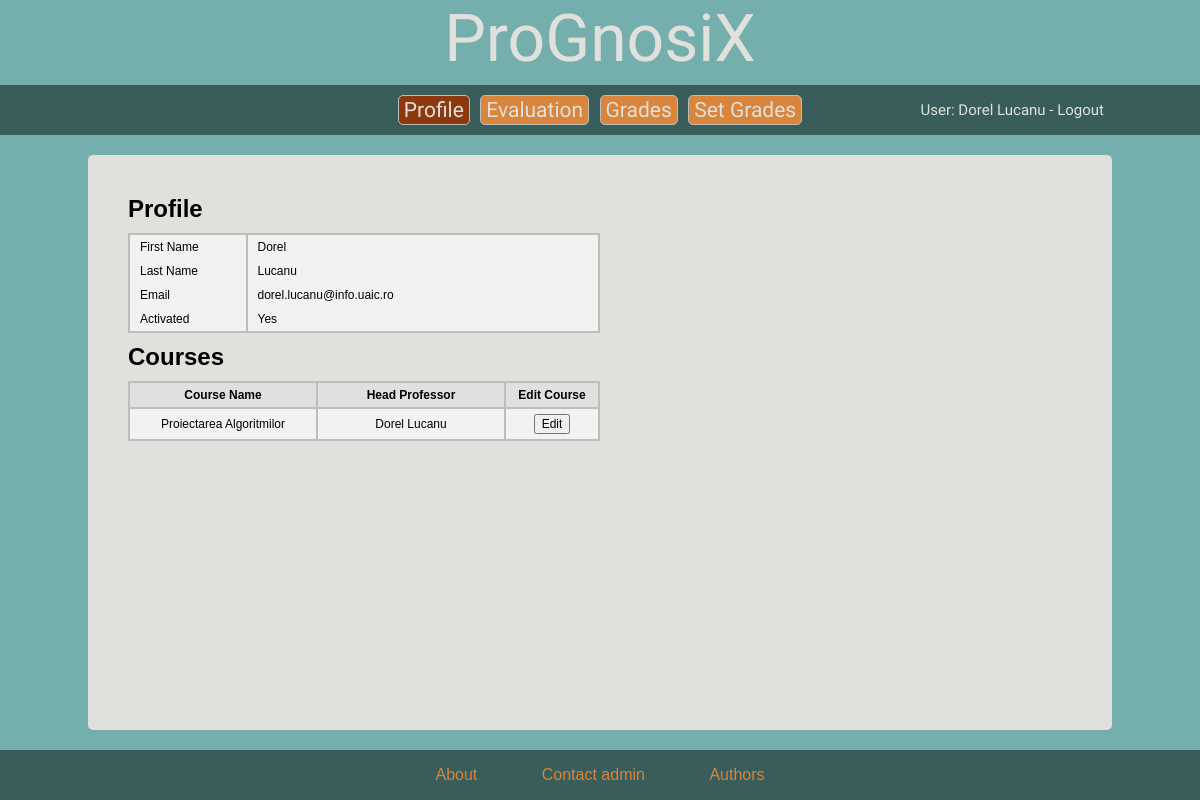
/p-profile.php (signed in), run on the app's committed database.
### tables this page shows
CREATE TABLE `professors` (
  `ID` int(5) NOT NULL,
  `first_name` varchar(50) NOT NULL,
  `parent_init` varchar(2) NOT NULL,
  `last_name` varchar(50) NOT NULL,
  `email` varchar(50) NOT NULL,
  `password` varchar(32) NOT NULL,
  `course_classes` varchar(100) NOT NULL,
  `confirmed` int(1) NOT NULL DEFAULT '0'
);

CREATE TABLE `courses` (
  `course_id` int(5) NOT NULL,
  `course_name` varchar(100) NOT NULL,
  `year` int(2) NOT NULL,
  `semester` int(2) NOT NULL,
  `head_prof_id` int(5) NOT NULL,
  `assist_prof_ids` varchar(100) NOT NULL,
  `course_ev_no` int(2) NOT NULL,
  `seminar_ev_no` int(2) NOT NULL,
  `project_ev_no` int(2) NOT NULL
);

### core/functions/general.php (called while the page is built, shortened)
<?php
function return_user_data($user_id, $account_type) {
	global $mysqli;
	switch ($account_type) {
		case 'professors':
			$result = $mysqli->query("SELECT * FROM `professors` WHERE `ID` = '$user_id'");
			break;
	}
	$data = $result->fetch_array();
	return $data;
}
function professor_courses($data, $user_id) {
	global $mysqli;
	$result = $mysqli->query("SELECT * FROM `courses`");
	$rows = array();
	while ($row = $result->fetch_assoc()) {
		$head_prof_id = $row['head_prof_id'];
		if ($head_prof_id == $user_id) {
			$row['head_prof_name'] = $data['first_name'].' '.$data['last_name'];
			$rows[] = $row;
		} else {
			$head_profs = $mysqli->query("SELECT * FROM `professors` WHERE `ID` = '$head_prof_id'");
			while ($head_prof = $head_profs->fetch_assoc())
				$row['head_prof_name'] = $head_prof['first_name'].' '.$head_prof['last_name'];
			$ids = explode(';', $row['assist_prof_ids']);
		}
	}
	return (isset($rows) ? $rows : false);
}

### p-profile.php (the view, shortened to what this page needs)
<?php
include 'includes/overall/header.php';
$data = return_user_data($_SESSION['user_id'], $_SESSION['account_type']);
$user_id = $_SESSION['user_id'];
$rows = professor_courses($data, $user_id);
?>
	<div class="side-form-left">
		<h2>Profile</h2>
		<table class="table-data" cellspacing="0">
			<tr>
				<td style="width: 25%">First Name</td>
				<td><?php echo $data['first_name']; ?></td>
			</tr>
			<tr>
				<td style="width: 25%">Last Name</td>
				<td><?php echo $data['last_name']; ?></td>
			</tr>
			<tr>
				<td style="width: 25%">Email</td>
				<td><?php echo $data['email']; ?></td>
			</tr>
			<tr>
				<td style="width: 25%">Activated</td>
				<td><?php echo ($data['confirmed'] == 1 ? 'Yes' : 'No'); ?></td>
			</tr>
		</table>
		<h2>Courses</h2>
		<table class="table-data courses" cellspacing="0">
			<tr>
				<th style="width: 40%">Course Name</th>
				<th style="width: 40%">Head Professor</th>
				<th style="width: 20%">Edit Course</th>
			</tr>
			<?php
			foreach ($rows as $row) {
				echo
				'<tr>'.
					'<td>'.$row['course_name'].'</td>'.
					'<td>'.$row['head_prof_name'].'</td>';
				if ($row['head_prof_id'] == $user_id)
					echo
					'<td><input type="submit" onclick=\'addEditForm('.json_encode($row).')\' value="Edit"></td>';
				else
					echo
					'<td>N/A</td>';
				echo
				'</tr>';
			}
			?>
		</table>
	</div>
	<div class="side-form-right">
	</div>
<?php include 'includes/overall/footer.php'; ?>

### includes/menu-professors.php (shortened to what this page needs)
<?php
$data = return_user_data($_SESSION['user_id'], $_SESSION['account_type']);
$location = basename($_SERVER['PHP_SELF']);
?>
<div id="menu_box">
	<a href="p-profile.php" class="<?php echo ($location=='p-profile.php' ? 'border_on' : 'border'); ?>">
		<span class="menu_button">Profile</span>
	</a>
	<a href="p-evaluation.php" class="<?php echo ($location=='p-evaluation.php' ? 'border_on' : 'border'); ?>">
		<span class="menu_button">Evaluation</span>
	</a>
	<a href="p-grades.php" class="<?php echo ($location=='p-grades.php' ? 'border_on' : 'border'); ?>">
		<span class="menu_button">Grades</span>
	</a>
	<a href="p-set-grades.php" class="<?php echo ($location=='p-set-grades.php' ? 'border_on' : 'border'); ?>">
		<span class="menu_button">Set Grades</span>
	</a>
	<div class="logout">
		<span class="logout">
			User: <?php echo $data['first_name']." ".$data['last_name'].' - '; ?>
			<a class="logout" href="logout.php">Logout</a>
		</span>
	</div>
</div>

### css/style.css (style rules this page uses)
html, body { background-color: #74AFAD; margin: 0; padding: 0; height: 100%; font-family: Arial, Helvetica, sans-serif; }
a,p,h1,h2 { margin: 0px; }
#menu_box { text-align: center; position: absolute; width: 1024px; top: 50%; left: 50%; transform: translate(-50%, -50%); }
.border { text-align: center; border-style: solid; border-color: #BDBDBB; border-radius: 5px; border-width: 1px; display: inline-block; padding: 2px 5px; margin: 0px 3px; text-decoration: none; }
a.border:link { background-color: #D9853B; }
.border_on { background-color: #8E380D; text-align: center; border-style: solid; border-color: #BDBDBB; border-radius: 5px; border-width: 1px; display: inline-block; padding: 2px 5px; margin: 0px 3px; text-decoration: none; }
.menu_button { font-family: Lobster, cursive; font-size: 21px; color: #E0E0DC; vertical-align: middle; height: 30px; width: auto; }
div.logout { text-align: center; display: inline-block; padding: 2px 5px; margin: 0px 3px; position: absolute; top: 50%; transform: translateY(-50%); right: 0%; }
span.logout { font-family: Lobster, cursive; font-size: 15px; vertical-align: middle; height: 30px; width: auto; color: #E0E0DC; }
a.logout { text-decoration: none; }
a.logout:link { color: #E0E0DC; }

### css/p-style.css (style rules this page uses)
.table-data { width: 100%; margin: 10px 0; border: 2px solid #BDBDBB; border-right-style: none; font-size: 12px; }
.table-data td { padding: 5px 10px; background-color: #F2F2F2; border-right: 2px solid #BDBDBB; }
.table-data th { padding: 5px 10px; border-right: 2px solid #BDBDBB; border-bottom: 2px solid #BDBDBB; text-align: center; background-color: #E0E0E0; }
.table-data input { font-size: 12px; }
.courses { text-align: center; }
.side-form-left { width: 50%; display: inline-block; vertical-align: top; }
.side-form-right { display: inline-block; vertical-align: top; }

### data on the page
professors: first_name "Dorel", last_name "Lucanu", email "dorel.lucanu@info.uaic.ro"
courses: course_name "Proiectarea Algoritmilor", head_prof_name "Dorel Lucanu"
